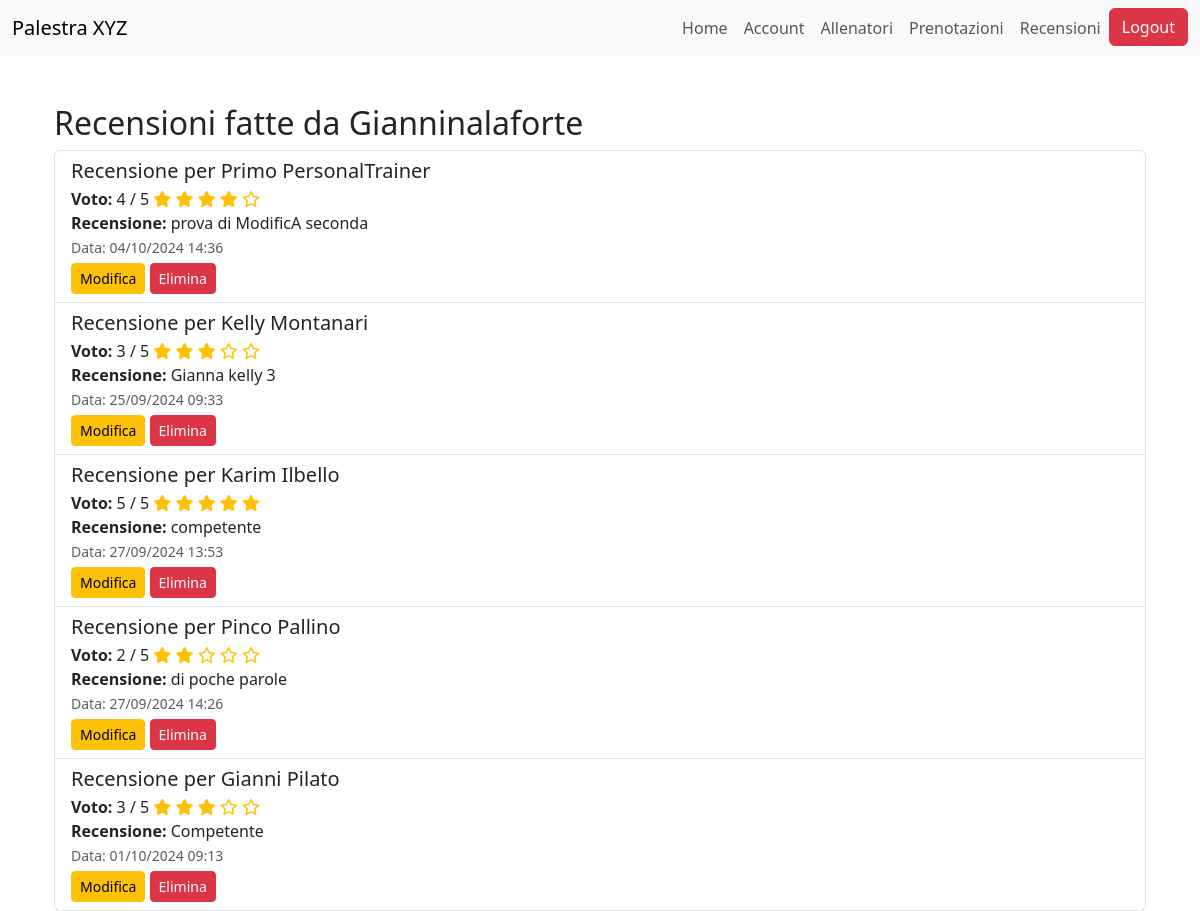
The page /reviews/lista/ (signed in) on the database as committed earlier.
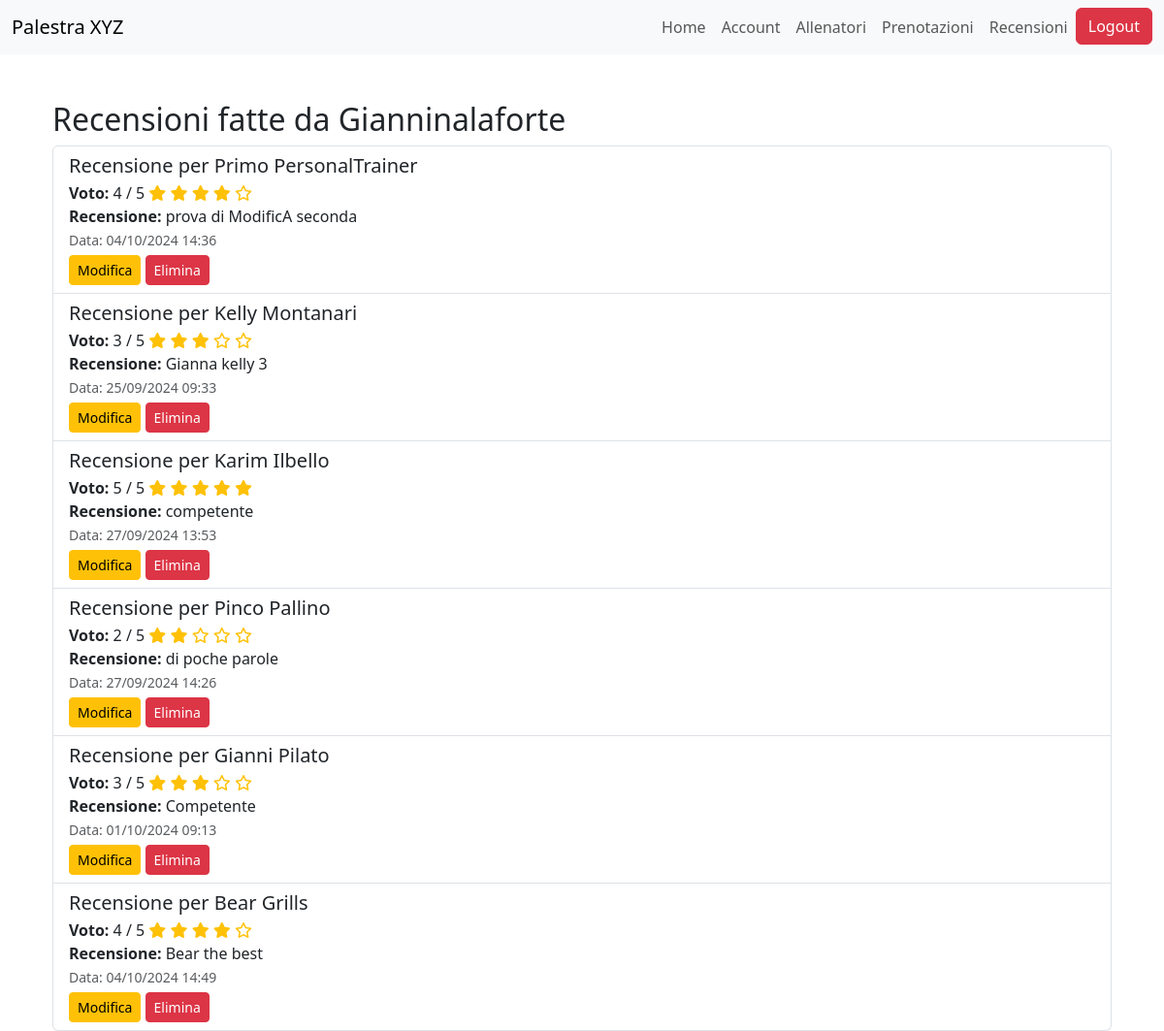
The same page on the database as committed later.
### reviews/models.py (models this page shows, shortened)
class Recensione(models.Model):
    registrato_utente = models.ForeignKey(RegistratoUtente, on_delete=models.CASCADE)
    personal_trainer = models.ForeignKey(PersonalTrainer, on_delete=models.CASCADE)
    recensione_testuale = models.TextField(max_length=500)
    voto = models.PositiveSmallIntegerField(choices=[(i, str(i)) for i in range(1, 6)])  # Voti da 1 a 5 stelle
    data_recensione = models.DateTimeField(auto_now_add=True)
    class Meta:
        verbose_name_plural = "Recensioni"
        constraints = [
            models.UniqueConstraint(fields=['registrato_utente', 'personal_trainer'], name='unique_recensione_per_trainer')
        ]

### trainers/models.py (models this page shows, shortened)
class PersonalTrainer(models.Model):
    user = models.OneToOneField(User, on_delete=models.CASCADE)
    nome = models.CharField(max_length=100)
    cognome = models.CharField(max_length=100)
    data_di_nascita = models.DateField()
    bio = models.TextField(max_length=500)
    SCELTA_PREFERENZE = [
        ("BB", "BodyBuilding"),
        ("PL", "PowerLifting"),
        ("CL", "Calisthenics"),
        ("ST", "StrongMen"),
        ("YG", "Yoga"),
        ("PS", "Pilates"),
        ("AR", "Aerobico")
    ]
    preferenze = models.CharField(max_length=2, choices=SCELTA_PREFERENZE)
    immagine_profilo = models.ImageField(upload_to=foto_profilo_upload_path, blank=True, null=True)
    competenze = models.TextField(max_length=500, default='Nessuna competenza')
    class Meta:
        verbose_name = "Personal Trainer"
        verbose_name_plural = "Personal Trainers"

### reviews/views.py (the view)
# urls.py: path('lista/', ReviewListView.as_view(), name='lista_recensioni'),
class ReviewListView(LoginRequiredMixin, ListView):
    model = Recensione
    template_name = 'reviews/lista_recensioni.html'
    def get_queryset(self):
        queryset = super().get_queryset()
        return queryset.filter(registrato_utente__user=self.request.user)

### reviews/templates/reviews/lista_recensioni.html
{% extends 'reviews/base.html' %}
{% block content %}
<div class="container mt-5">
  <h2>Recensioni fatte da {{ user.username }}</h2>
  {% if object_list %}
    <div class="list-group">
      {% for recensione in object_list %}
        <div class="list-group-item">
          <h5 class="mb-1">Recensione per {{ recensione.personal_trainer.nome }} {{ recensione.personal_trainer.cognome }}</h5>
          <p class="mb-1">
            <strong>Voto:</strong>
                            {{ recensione.voto }} / 5
                            <span>
                                {% for i in "12345" %}
                                    {% if i <= recensione.voto|floatformat %}
                                        <i class="fas fa-star text-warning"></i>
                                    {% else %}
                                        <i class="far fa-star text-warning"></i>
                                    {% endif %}
                                {% endfor %}
                            </span><br>
            <strong>Recensione:</strong> {{ recensione.recensione_testuale }}<br>
            <small class="text-muted">Data: {{ recensione.data_recensione|date:"d/m/Y H:i" }}</small>
          </p>
            <a href="{% url 'reviews:recensione_update' recensione.pk %}" class="btn btn-warning btn-sm">Modifica</a>
            <a href="{% url 'reviews:recensione_delete' recensione.pk %}" class="btn btn-danger btn-sm">Elimina</a>
        </div>
      {% endfor %}
    </div>
  {% else %}
    <p>Non ci sono recensioni disponibili.</p>
  {% endif %}
</div>
{% endblock %}

Rows that differ between the two databases and show on the page:
added Recensione: personal_trainer.nome "Bear", personal_trainer.cognome "Grills", voto "4", recensione_testuale "Bear the best", data_recensione "04/10/2024 14:49"
